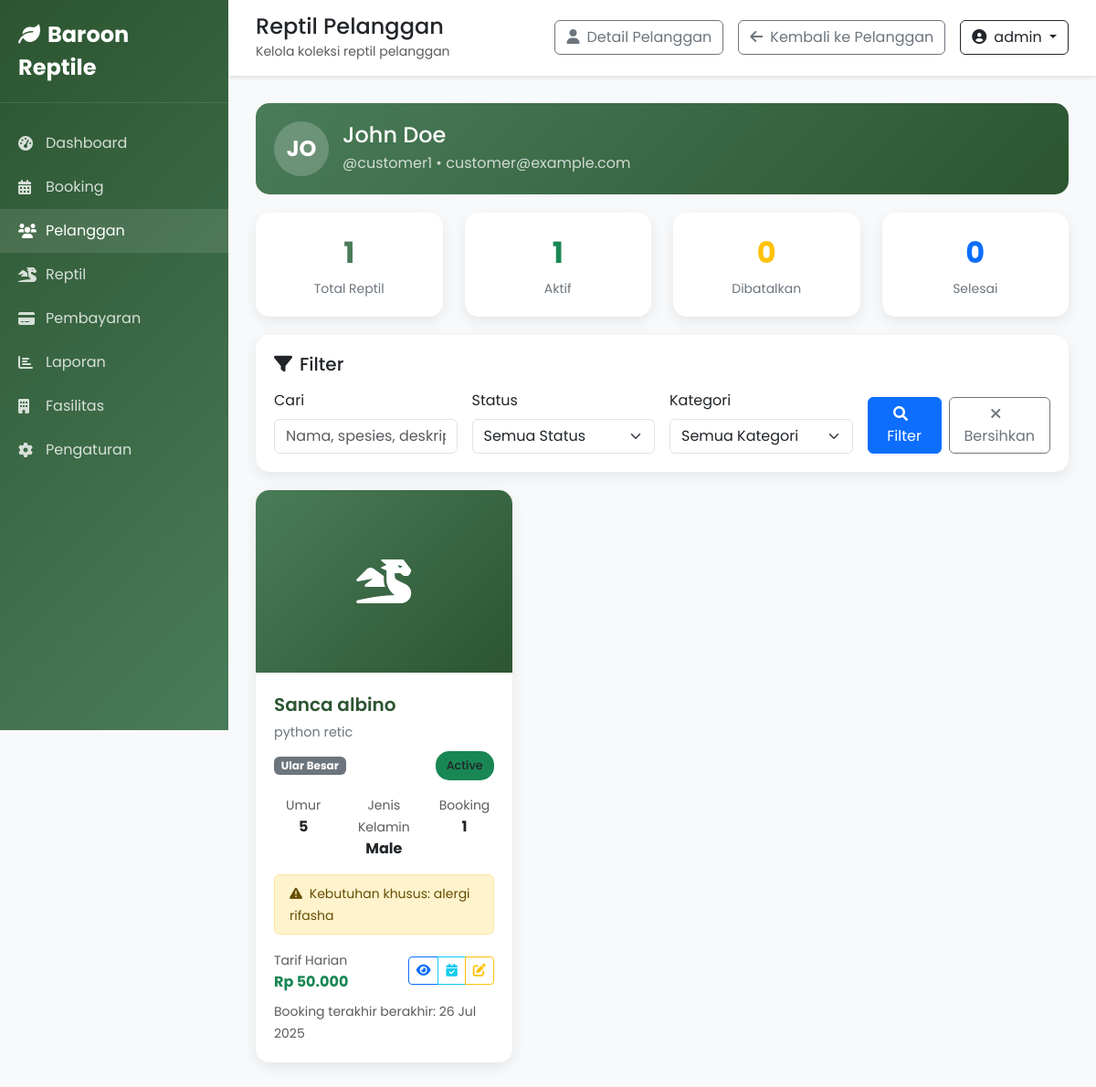
The page /admin/customer_reptiles.php?customer_id=2 (signed in) on the database its author committed.
### tables this page shows
CREATE TABLE IF NOT EXISTS `users` (
  `id` int(11) NOT NULL AUTO_INCREMENT,
  `username` varchar(50) NOT NULL,
  `email` varchar(100) NOT NULL,
  `password` varchar(255) NOT NULL,
  `full_name` varchar(100) NOT NULL,
  `phone` varchar(20) DEFAULT NULL,
  `address` text DEFAULT NULL,
  `role` enum('admin','customer') DEFAULT 'customer',
  `status` enum('active','inactive') DEFAULT 'active',
  `created_at` timestamp NOT NULL DEFAULT current_timestamp(),
  `updated_at` timestamp NOT NULL DEFAULT current_timestamp() ON UPDATE current_timestamp(),
  PRIMARY KEY (`id`),
  UNIQUE KEY `username` (`username`),
  UNIQUE KEY `email` (`email`)
);

CREATE TABLE IF NOT EXISTS `reptiles` (
  `id` int(11) NOT NULL AUTO_INCREMENT,
  `customer_id` int(11) NOT NULL,
  `category_id` int(11) NOT NULL,
  `name` varchar(100) NOT NULL,
  `species` varchar(100) DEFAULT NULL,
  `age` varchar(20) DEFAULT NULL,
  `weight` decimal(5,2) DEFAULT NULL,
  `length` decimal(5,2) DEFAULT NULL,
  `gender` enum('male','female','unknown') DEFAULT NULL,
  `special_needs` text DEFAULT NULL,
  `photo` varchar(255) DEFAULT NULL,
  `status` enum('active','completed','cancelled') DEFAULT 'active',
  `created_at` timestamp NOT NULL DEFAULT current_timestamp(),
  `updated_at` timestamp NOT NULL DEFAULT current_timestamp() ON UPDATE current_timestamp(),
  PRIMARY KEY (`id`),
  KEY `customer_id` (`customer_id`),
  KEY `category_id` (`category_id`),
  CONSTRAINT `reptiles_ibfk_1` FOREIGN KEY (`customer_id`) REFERENCES `users` (`id`) ON DELETE CASCADE,
  CONSTRAINT `reptiles_ibfk_2` FOREIGN KEY (`category_id`) REFERENCES `reptile_categories` (`id`)
);

CREATE TABLE IF NOT EXISTS `reptile_categories` (
  `id` int(11) NOT NULL AUTO_INCREMENT,
  `name` varchar(50) NOT NULL,
  `description` text DEFAULT NULL,
  `price_per_day` decimal(10,2) NOT NULL,
  `created_at` timestamp NOT NULL DEFAULT current_timestamp(),
  PRIMARY KEY (`id`)
);

### admin/customer_reptiles.php (the view, shortened to what this page needs)
<?php
$customer_id = isset($_GET['customer_id']) ? (int)$_GET['customer_id'] : 0;
try {
    $db = getDB();
    $stmt = $db->prepare("SELECT * FROM users WHERE id = ? AND role = 'customer'");
    $stmt->execute([$customer_id]);
    $customer = $stmt->fetch(PDO::FETCH_ASSOC);
    $page = isset($_GET['page']) ? max(1, (int)$_GET['page']) : 1;
    $limit = 12;
    $offset = ($page - 1) * $limit;
    $search = isset($_GET['search']) ? trim($_GET['search']) : '';
    $where_conditions = ['r.customer_id = ?'];
    $params = [$customer_id];
    $where_clause = 'WHERE ' . implode(' AND ', $where_conditions);
    $sql = "
        SELECT r.*,
               rc.name as category_name,
               rc.price_per_day as daily_rate,
               COUNT(b.id) as total_bookings,
               COUNT(CASE WHEN b.status IN ('confirmed', 'in_progress') THEN 1 END) as active_bookings,
               MAX(b.end_date) as last_booking_end
        FROM reptiles r
        LEFT JOIN reptile_categories rc ON r.category_id = rc.id
        LEFT JOIN bookings b ON r.id = b.reptile_id
        $where_clause
        GROUP BY r.id
        ORDER BY r.created_at DESC
        LIMIT $limit OFFSET $offset
    ";
    $stmt = $db->prepare($sql);
    $stmt->execute($params);
    $reptiles = $stmt->fetchAll(PDO::FETCH_ASSOC);
    $stats_sql = "
        SELECT
            COUNT(*) as total_reptiles,
            COUNT(CASE WHEN status = 'active' THEN 1 END) as active_reptiles,
            COUNT(CASE WHEN status = 'cancelled' THEN 1 END) as inactive_reptiles,
            COUNT(CASE WHEN status = 'completed' THEN 1 END) as completed_reptiles
        FROM reptiles
        WHERE customer_id = ?
    ";
    $stmt = $db->prepare($stats_sql);
    $stmt->execute([$customer_id]);
    $stats = $stmt->fetch(PDO::FETCH_ASSOC);
} catch (Exception $e) {
    $message = '<div class="alert alert-danger"><i class="fas fa-times-circle me-2"></i>Error: ' . $e->getMessage() . '</div>';
    $stats = [
        'total_reptiles' => 0,
        'active_reptiles' => 0,
        'inactive_reptiles' => 0,
        'completed_reptiles' => 0
    ];
    $reptiles = [];
    $categories = [];
}
?>
<!DOCTYPE html>
<html lang="id">
<head>
    <link href="https://cdn.jsdelivr.net/npm/bootstrap@5.3.0/dist/css/bootstrap.min.css" rel="stylesheet">
    <link href="https://cdnjs.cloudflare.com/ajax/libs/font-awesome/6.0.0/css/all.min.css" rel="stylesheet">
</head>
<body>
    <div class="sidebar">
        <div class="sidebar-header">
            <a href="dashboard.php" class="sidebar-brand">
                <i class="fas fa-leaf me-2"></i>Baroon Reptile
            </a>
        </div>
        <nav class="sidebar-nav">
            <a href="dashboard.php" class="nav-link">
                <i class="fas fa-tachometer-alt"></i>Dashboard
            </a>
            <a href="bookings.php" class="nav-link">
                <i class="fas fa-calendar-alt"></i>Booking
            </a>
            <a href="customers.php" class="nav-link active">
                <i class="fas fa-users"></i>Pelanggan
            </a>
            <a href="reptiles.php" class="nav-link">
                <i class="fas fa-dragon"></i>Reptil
            </a>
            <a href="payments.php" class="nav-link">
                <i class="fas fa-credit-card"></i>Pembayaran
            </a>
            <a href="reports.php" class="nav-link">
                <i class="fas fa-chart-bar"></i>Laporan
            </a>
            <a href="facilities.php" class="nav-link">
                <i class="fas fa-building"></i>Fasilitas
            </a>
            <a href="settings.php" class="nav-link">
                <i class="fas fa-cog"></i>Pengaturan
            </a>
        </nav>
    </div>
    <div class="main-content">
        <div class="top-navbar">
            <div>
                <h4 class="mb-0">Reptil Pelanggan</h4>
                <small class="text-muted">Kelola koleksi reptil pelanggan</small>
            </div>
            <div class="d-flex align-items-center">
                <a href="view_customer.php?id=<?php echo $customer_id; ?>" class="btn btn-outline-secondary me-3">
                    <i class="fas fa-user me-2"></i>Detail Pelanggan
                </a>
                <a href="customers.php" class="btn btn-outline-secondary me-3">
                    <i class="fas fa-arrow-left me-2"></i>Kembali ke Pelanggan
                </a>
                <div class="dropdown">
                    <button class="btn btn-outline-dark dropdown-toggle" type="button" data-bs-toggle="dropdown">
                        <i class="fas fa-user-circle me-2"></i><?php echo $_SESSION['username']; ?>
                    </button>
                </div>
            </div>
        </div>
        <div class="content-area">
            <div class="customer-info d-flex align-items-center">
                <div class="customer-avatar">
                    <?php echo strtoupper(substr($customer['full_name'], 0, 2)); ?>
                </div>
                <div>
                    <h4 class="mb-1"><?php echo htmlspecialchars($customer['full_name']); ?></h4>
                    <p class="mb-0 opacity-75">@<?php echo htmlspecialchars($customer['username']); ?> • <?php echo htmlspecialchars($customer['email']); ?></p>
                </div>
            </div>
            <div class="row">
                <div class="col-md-3">
                    <div class="stats-card">
                        <div class="stat-value"><?php echo $stats['total_reptiles']; ?></div>
                        <div class="stat-label">Total Reptil</div>
                    </div>
                </div>
                <div class="col-md-3">
                    <div class="stats-card">
                        <div class="stat-value text-success"><?php echo $stats['active_reptiles']; ?></div>
                        <div class="stat-label">Aktif</div>
                    </div>
                </div>
                <div class="col-md-3">
                    <div class="stats-card">
                        <div class="stat-value text-warning"><?php echo $stats['inactive_reptiles']; ?></div>
                        <div class="stat-label">Dibatalkan</div>
                    </div>
                </div>
                <div class="col-md-3">
                    <div class="stats-card">
                        <div class="stat-value text-primary"><?php echo $stats['completed_reptiles']; ?></div>
                        <div class="stat-label">Selesai</div>
                    </div>
                </div>
            </div>
            <div class="filter-card">
                <h5 class="mb-3"><i class="fas fa-filter me-2"></i>Filter</h5>
                <form method="GET" class="row g-3">
                    <div class="col-md-3">
                        <label class="form-label">Cari</label>
                        <input type="text" name="search" class="form-control" placeholder="Nama, spesies, deskripsi..." value="<?php echo htmlspecialchars($search); ?>">
                    </div>
                    <div class="col-md-3">
                        <label class="form-label">Status</label>
                        <select name="status" class="form-select">
                            <option value="">Semua Status</option>
                        </select>
                    </div>
                    <div class="col-md-3">
                        <label class="form-label">Kategori</label>
                        <select name="category" class="form-select">
                            <option value="">Semua Kategori</option>
                        </select>
                    </div>
                    <div class="col-md-3 d-flex align-items-end">
                        <button type="submit" class="btn btn-primary me-2">
                            <i class="fas fa-search me-2"></i>Filter
                        </button>
                        <a href="customer_reptiles.php?customer_id=<?php echo $customer_id; ?>" class="btn btn-outline-secondary">
                            <i class="fas fa-times me-2"></i>Bersihkan
                        </a>
                    </div>
                </form>
            </div>
            <?php if (empty($reptiles)): ?>
                <div class="text-center py-5">
                    <i class="fas fa-dragon fa-3x text-muted mb-3"></i>
                    <h5 class="text-muted">Tidak ada reptil ditemukan</h5>
                    <p class="text-muted">Pelanggan ini belum mendaftarkan reptil apapun.</p>
                </div>
            <?php else: ?>
                <div class="row">
                    <?php foreach ($reptiles as $reptile): ?>
                        <div class="col-lg-4 col-md-6">
                            <div class="reptile-card">
                                <div class="reptile-image">
                                    <i class="fas fa-dragon"></i>
                                </div>
                                <div class="reptile-body">
                                    <div class="reptile-name"><?php echo htmlspecialchars($reptile['name']); ?></div>
                                    <div class="reptile-species"><?php echo htmlspecialchars($reptile['species']); ?></div>
                                    <div class="reptile-info">
                                        <span class="badge bg-secondary"><?php echo htmlspecialchars($reptile['category_name']); ?></span>
                                        <span class="status-badge bg-<?php
                                            echo $reptile['status'] === 'active' ? 'success' :
                                                ($reptile['status'] === 'completed' ? 'primary' : 'warning');
                                        ?>">
                                            <?php echo ucfirst($reptile['status']); ?>
                                        </span>
                                    </div>
                                    <div class="row text-center mb-3">
                                        <div class="col-4">
                                            <small class="text-muted">Umur</small><br>
                                            <strong><?php echo $reptile['age'] ? $reptile['age'] : 'Tidak diketahui'; ?></strong>
                                        </div>
                                        <div class="col-4">
                                            <small class="text-muted">Jenis Kelamin</small><br>
                                            <strong><?php echo $reptile['gender'] ? ucfirst($reptile['gender']) : 'Tidak diketahui'; ?></strong>
                                        </div>
                                        <div class="col-4">
                                            <small class="text-muted">Booking</small><br>
                                            <strong><?php echo $reptile['total_bookings']; ?></strong>
                                        </div>
                                    </div>
                                    <?php if (isset($reptile['special_needs']) && $reptile['special_needs']): ?>
                        <div class="alert alert-warning py-2 mb-3">
                            <small><i class="fas fa-exclamation-triangle me-1"></i> Kebutuhan khusus: <?php echo htmlspecialchars($reptile['special_needs']); ?></small>
                        </div>
                    <?php endif; ?>
                                    <div class="d-flex justify-content-between align-items-center">
                                        <div>
                                            <small class="text-muted">Tarif Harian</small><br>
                                            <strong class="text-success">Rp <?php echo number_format($reptile['daily_rate'], 0, ',', '.'); ?></strong>
                                        </div>
                                        <div class="btn-group">
                                            <a href="view_reptile.php?id=<?php echo $reptile['id']; ?>" class="btn btn-sm btn-outline-primary" title="Lihat Detail">
                                                <i class="fas fa-eye"></i>
                                            </a>
                                            <?php if ($reptile['active_bookings'] > 0): ?>
                                                <a href="customer_bookings.php?customer_id=<?php echo $customer_id; ?>&reptile_id=<?php echo $reptile['id']; ?>" class="btn btn-sm btn-outline-info" title="Booking Aktif">
                                                    <i class="fas fa-calendar-check"></i>
                                                </a>
                                            <?php endif; ?>
                                            <a href="edit_reptile.php?id=<?php echo $reptile['id']; ?>" class="btn btn-sm btn-outline-warning" title="Edit">
                                                <i class="fas fa-edit"></i>
                                            </a>
                                        </div>
                                    </div>
                                    <?php if ($reptile['last_booking_end']): ?>
                                        <div class="mt-2">
                                            <small class="text-muted">Booking terakhir berakhir: <?php echo date('d M Y', strtotime($reptile['last_booking_end'])); ?></small>
                                        </div>
                                    <?php endif; ?>
                                </div>
                            </div>
                        </div>
                    <?php endforeach; ?>
                </div>
            <?php endif; ?>
        </div>
    </div>
</body>
</html>

### rows shown on the page
users: full_name "JO", full_name "John Doe", username "customer1", email "customer@example.com"
reptiles: name "Sanca albino", species "python retic", category.name "Ular Besar", status "Active", age "5", gender "Male", total_bookings "1", special_needs "alergi rifasha", category.price_per_day "50.000", last_booking_end "26 Jul 2025"

### other values the page prints
$_SESSION['username'] "admin"
$stats['total_reptiles'] "1"
$stats['active_reptiles'] "1"
$stats['inactive_reptiles'] "0"
$stats['completed_reptiles'] "0"
